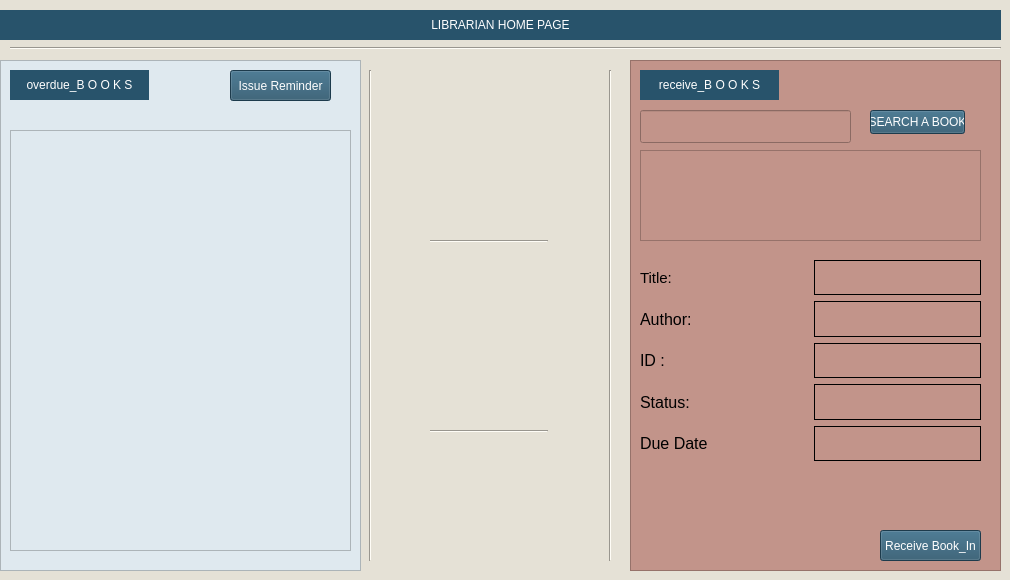
    <widget class="QWidget" name="tab_3">
     <property name="whatsThis">
      <string>&lt;html&gt;&lt;head/&gt;&lt;body&gt;&lt;p align=&quot;center&quot;&gt;&lt;span style=&quot; color:#aa007f;&quot;&gt;HOME&lt;/span&gt;&lt;/p&gt;&lt;/body&gt;&lt;/html&gt;</string>
     </property>
     <property name="styleSheet">
      <string notr="true">background-color: rgb(229, 225, 214);</string>
     </property>
     <attribute name="title">
      <string>Reports</string>
     </attribute>
     <widget class="QLabel" name="LibrarianAdminHeading_2">
      <property name="geometry">
       <rect>
        <x>0</x>
        <y>10</y>
        <width>1001</width>
        <height>30</height>
       </rect>
      </property>
      <property name="maximumSize">
       <size>
        <width>16777215</width>
        <height>30</height>
       </size>
      </property>
      <property name="styleSheet">
       <string notr="true">background: rgba(40, 83, 107, 1);
font: 75 9pt &quot;Yu Gothic UI&quot;;
color: white;</string>
      </property>
      <property name="text">
       <string>LIBRARIAN HOME PAGE</string>
      </property>
      <property name="alignment">
       <set>Qt::AlignCenter</set>
      </property>
     </widget>
     <widget class="Line" name="line">
      <property name="geometry">
       <rect>
        <x>360</x>
        <y>70</y>
        <width>20</width>
        <height>491</height>
       </rect>
      </property>
      <property name="orientation">
       <enum>Qt::Vertical</enum>
      </property>
     </widget>
     <widget class="Line" name="line_2">
      <property name="geometry">
       <rect>
        <x>10</x>
        <y>40</y>
        <width>991</width>
        <height>16</height>
       </rect>
      </property>
      <property name="orientation">
       <enum>Qt::Horizontal</enum>
      </property>
     </widget>
     <widget class="QFrame" name="frame_2">
      <property name="geometry">
       <rect>
        <x>0</x>
        <y>60</y>
        <width>361</width>
        <height>511</height>
       </rect>
      </property>
      <property name="styleSheet">
       <string notr="true">background-color: rgb(223, 233, 239);</string>
      </property>
      <property name="frameShape">
       <enum>QFrame::StyledPanel</enum>
      </property>
      <property name="frameShadow">
       <enum>QFrame::Raised</enum>
      </property>
      <widget class="QPushButton" name="btnReminder">
       <property name="geometry">
        <rect>
         <x>230</x>
         <y>10</y>
         <width>101</width>
         <height>31</height>
        </rect>
       </property>
       <property name="styleSheet">
        <string notr="true">background: rgba(40, 83, 107, 1);
font: 75 9pt &quot;Yu Gothic UI&quot;;
color: white;</string>
       </property>
       <property name="text">
        <string>Issue Reminder</string>
       </property>
      </widget>
      <widget class="QLabel" name="LibraryHeading_3">
       <property name="geometry">
        <rect>
         <x>10</x>
         <y>10</y>
         <width>139</width>
         <height>30</height>
        </rect>
       </property>
       <property name="maximumSize">
        <size>
         <width>16777215</width>
         <height>30</height>
        </size>
       </property>
       <property name="styleSheet">
        <string notr="true">background: rgba(40, 83, 107, 1);
font: 75 9pt &quot;Yu Gothic UI&quot;;
color: white;</string>
       </property>
       <property name="text">
        <string>overdue_B O O K S</string>
       </property>
       <property name="alignment">
        <set>Qt::AlignCenter</set>
       </property>
      </widget>
      <widget class="QListWidget" name="listoBooks">
       <property name="geometry">
        <rect>
         <x>10</x>
         <y>70</y>
         <width>341</width>
         <height>421</height>
        </rect>
       </property>
      </widget>
     </widget>
     <widget class="Line" name="line_3">
      <property name="geometry">
       <rect>
        <x>600</x>
        <y>70</y>
        <width>20</width>
        <height>491</height>
       </rect>
      </property>
      <property name="orientation">
       <enum>Qt::Vertical</enum>
      </property>
     </widget>
     <widget class="QFrame" name="frame_3">
      <property name="geometry">
       <rect>
        <x>630</x>
        <y>60</y>
        <width>371</width>
        <height>511</height>
       </rect>
      </property>
      <property name="styleSheet">
       <string notr="true">background: #C2948A;</string>
      </property>
      <property name="frameShape">
       <enum>QFrame::StyledPanel</enum>
      </property>
      <property name="frameShadow">
       <enum>QFrame::Raised</enum>
      </property>
      <widget class="QLabel" name="LibraryHeading_4">
       <property name="geometry">
        <rect>
         <x>10</x>
         <y>10</y>
         <width>139</width>
         <height>30</height>
        </rect>
       </property>
       <property name="maximumSize">
        <size>
         <width>16777215</width>
         <height>30</height>
        </size>
       </property>
       <property name="styleSheet">
        <string notr="true">background: rgba(40, 83, 107, 1);
font: 75 9pt &quot;Yu Gothic UI&quot;;
color: white;</string>
       </property>
       <property name="text">
        <string>receive_B O O K S</string>
       </property>
       <property name="alignment">
        <set>Qt::AlignCenter</set>
       </property>
      </widget>
      <widget class="QPushButton" name="btnrSearchBook">
       <property name="geometry">
        <rect>
         <x>240</x>
         <y>50</y>
         <width>95</width>
         <height>24</height>
        </rect>
       </property>
       <property name="styleSheet">
        <string notr="true">background: rgba(40, 83, 107, 1);
font: 75 9pt &quot;Yu Gothic UI&quot;;
color: white;</string>
       </property>
       <property name="text">
        <string>SEARCH A BOOK</string>
       </property>
      </widget>
      <widget class="QPushButton" name="pushButton">
       <property name="geometry">
        <rect>
         <x>250</x>
         <y>470</y>
         <width>101</width>
         <height>31</height>
        </rect>
       </property>
       <property name="styleSheet">
        <string notr="true">background: rgba(40, 83, 107, 1);
font: 75 9pt &quot;Yu Gothic UI&quot;;
color: white;</string>
       </property>
       <property name="text">
        <string>Receive Book_In</string>
       </property>
      </widget>
      <widget class="QListWidget" name="listrBooks">
       <property name="geometry">
        <rect>
         <x>10</x>
         <y>90</y>
         <width>341</width>
         <height>91</height>
        </rect>
       </property>
      </widget>
      <widget class="QWidget" name="layoutWidget_11">
       <property name="geometry">
        <rect>
         <x>10</x>
         <y>200</y>
         <width>341</width>
         <height>201</height>
        </rect>
       </property>
       <layout class="QGridLayout" name="gridLayout_2">
        <item row="4" column="0">
         <widget class="QLabel" name="label_28">
          <property name="font">
           <font>
            <pointsize>12</pointsize>
           </font>
          </property>
          <property name="text">
           <string>Due Date</string>
          </property>
         </widget>
        </item>
        <item row="1" column="0">
         <widget class="QLabel" name="label_30">
          <property name="font">
           <font>
            <pointsize>12</pointsize>
           </font>
          </property>
          <property name="text">
           <string>Author:</string>
          </property>
         </widget>
        </item>
        <item row="2" column="1">
         <widget class="QLabel" name="lbl_ID_2">
          <property name="font">
           <font>
            <pointsize>12</pointsize>
           </font>
          </property>
          <property name="frameShape">
           <enum>QFrame::Panel</enum>
          </property>
          <property name="text">
           <string/>
          </property>
         </widget>
        </item>
        <item row="4" column="1">
         <widget class="QLabel" name="lbldd_2">
          <property name="font">
           <font>
            <pointsize>12</pointsize>
           </font>
          </property>
          <property name="frameShape">
           <enum>QFrame::Panel</enum>
          </property>
          <property name="text">
           <string/>
          </property>
         </widget>
        </item>
        <item row="1" column="1">
         <widget class="QLabel" name="lblAuthor_2">
          <property name="font">
           <font>
            <pointsize>12</pointsize>
           </font>
          </property>
          <property name="frameShape">
           <enum>QFrame::Panel</enum>
          </property>
          <property name="text">
           <string/>
          </property>
         </widget>
        </item>
        <item row="3" column="1">
         <widget class="QLabel" name="lblStatus_2">
          <property name="font">
           <font>
            <pointsize>12</pointsize>
           </font>
          </property>
          <property name="frameShape">
           <enum>QFrame::Panel</enum>
          </property>
          <property name="text">
           <string/>
          </property>
         </widget>
        </item>
        <item row="0" column="1">
         <widget class="QLabel" name="lblBookTitle_2">
          <property name="font">
           <font>
            <pointsize>12</pointsize>
           </font>
          </property>
          <property name="frameShape">
           <enum>QFrame::Panel</enum>
          </property>
          <property name="text">
           <string/>
          </property>
         </widget>
        </item>
        <item row="0" column="0">
         <widget class="QLabel" name="label_20">
          <property name="font">
           <font>
            <family>Yu Gothic UI</family>
            <pointsize>11</pointsize>
            <weight>50</weight>
            <italic>false</italic>
            <bold>false</bold>
           </font>
          </property>
          <property name="styleSheet">
           <string notr="true">font: 11pt &quot;Yu Gothic UI&quot;;</string>
          </property>
          <property name="text">
           <string>Title:</string>
          </property>
         </widget>
        </item>
        <item row="3" column="0">
         <widget class="QLabel" name="label_32">
          <property name="font">
           <font>
            <pointsize>12</pointsize>
           </font>
          </property>
          <property name="text">
           <string>Status:</string>
          </property>
         </widget>
        </item>
        <item row="2" column="0">
         <widget class="QLabel" name="label_31">
          <property name="font">
           <font>
            <pointsize>12</pointsize>
           </font>
          </property>
          <property name="text">
           <string>ID :</string>
          </property>
         </widget>
        </item>
       </layout>
      </widget>
      <widget class="QLineEdit" name="txtSearchrBook">
       <property name="geometry">
        <rect>
         <x>10</x>
         <y>50</y>
         <width>211</width>
         <height>33</height>
        </rect>
       </property>
      </widget>
     </widget>
     <widget class="Line" name="line_5">
      <property name="geometry">
       <rect>
        <x>430</x>
        <y>240</y>
        <width>118</width>
        <height>3</height>
       </rect>
      </property>
      <property name="orientation">
       <enum>Qt::Horizontal</enum>
      </property>
     </widget>
     <widget class="Line" name="line_6">
      <property name="geometry">
       <rect>
        <x>430</x>
        <y>430</y>
        <width>118</width>
        <height>3</height>
       </rect>
      </property>
      <property name="orientation">
       <enum>Qt::Horizontal</enum>
      </property>
     </widget>
    </widget>
